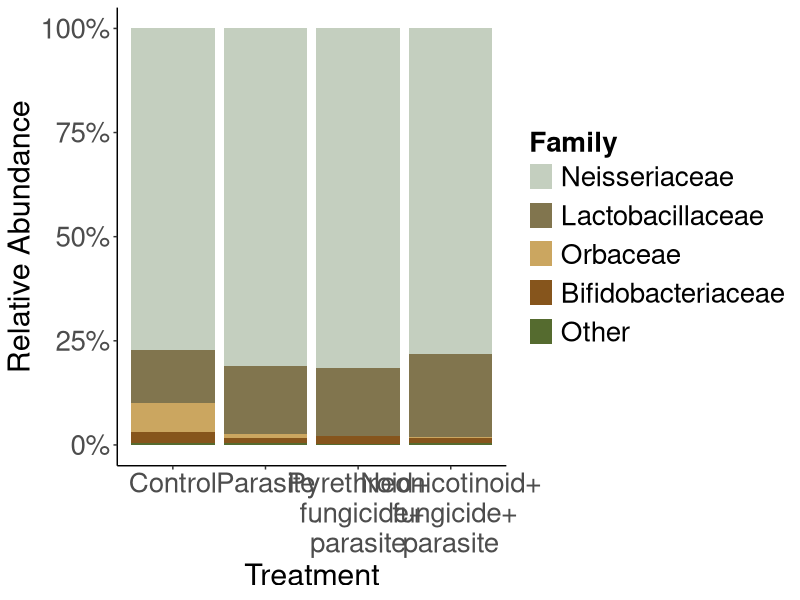

Source code (R):
### ======================================================================= ###
### Title: Bumblebee Microbiome Analysis - Relative abundance

### Description: This script outlies the analysis of alpha diversity used in 
### "Field-relevant stressors alter the bumblebee gut microbial community".
### Date of the last modification: Aug 26th, 2026
### ======================================================================= ###

### Housekeeping

rm(list=ls())

graphics.off()


### Installing packages and loading libraries

cran_packages <- c(
  "readxl",
  "writexl",
  "tidyverse",
  "ggpubr",
  "stringr"
)

for (pkg in cran_packages) {
  if (!requireNamespace(pkg, quietly = TRUE)) {
    install.packages(pkg)
  }
}

library(readxl)
library(writexl)
library(dplyr)
library(tidyr)
library(ggplot2)
library(stringr)


### ======================================================================= ###
### Read in the data:

AllMergedRarefy = read.csv("AllMergedRarefy.csv", row.names = 1, check.names = FALSE)
raw <- AllMergedRarefy

data_t <- as.data.frame(t(raw), stringsAsFactors = FALSE)

### Restore sample IDs
data_t$Row.names <- rownames(data_t)
rownames(data_t) <- NULL

### Move metadata columns to the front
data <- data_t %>%
  select(Row.names, Treatment, Treatment2, everything())

### Convert all taxon columns from character to numeric
taxon_cols <- setdiff(colnames(data), c("Row.names", "Treatment", "Treatment2"))
data[taxon_cols] <- lapply(data[taxon_cols], as.numeric)

### Sanity check
str(data[, 1:6])

### Pivot table
df_long <- data %>%
  pivot_longer(
    cols = -c(Row.names, Treatment, Treatment2),
    names_to = "Taxonomy",
    values_to = "Count"
  )

### Split taxonomy into rank columns
df_long <- df_long %>%
  separate(Taxonomy,
           into = c("Kingdom", "Phylum", "Class", "Order", "Family", "Genus", "Species"),
           sep = ";",
           fill = "right",
           extra = "merge")


### ======================================================================= ###
### 1. Relative abundance ####
### This plot was done at Family level

### Rename unclassified taxa
df_long$Family <- ifelse(df_long$Family == "?" | is.na(df_long$Family),
                        paste0("Unknown_", df_long$Order),
                        df_long$Family)

### Aggregate counts to family level per sample
family_counts <- df_long %>%
  group_by(Row.names, Treatment, Family) %>%
  summarise(Count = sum(Count), .groups = "drop")

### Convert to relative abundance per sample
family_rel <- family_counts %>%
  group_by(Row.names) %>%
  mutate(RelAbund = Count / sum(Count)) %>%
  ungroup()


### ======================================================================= ###
### 1.2 Bar Plot ####

### Identify the top 4 most abundant genera
top_families <- family_rel %>%
  group_by(Family) %>%
  summarise(mean_abund = mean(RelAbund)) %>%
  arrange(desc(mean_abund)) %>%
  slice_head(n = 4) %>%
  pull(Family)

print (top_families)

### Cluster everything else into "Other"
family_rel$Family_grouped <- ifelse(family_rel$Family %in% top_families, family_rel$Family, "Other")

family_order <- c(top_families, "Other")
family_rel$Family_grouped <- factor(family_rel$Family_grouped, levels = family_order)

### Organise treatments
family_rel$Treatment <- factor(family_rel$Treatment,
                              levels = c("Ctrl", "Par", "PFP", "NFP"),
                              labels = c("Control",
                                         "Parasite",
                                         "Pyrethroid+\n fungicide+\nparasite",
                                         "Neonicotinoid+\n fungicide+\nparasite"))

### Summarise mean relative abundance per Treatment x Family group
df_summary <- family_rel %>%
  group_by(Treatment, Family_grouped) %>%
  summarise(RelAbund = sum(RelAbund), .groups = "drop") %>%
  group_by(Treatment) %>%
  mutate(RelAbund = RelAbund / sum(RelAbund))

### Define colours (4 genera + Other)
family_colors <- c(setNames(c("#C4CFBFFF","#81754EFF","#CBA660FF","#86551CFF"), top_families),
                  "Other" = "darkolivegreen")

### Plot stacked bar chart
Family_Rel_Ab = ggplot(df_summary, aes(x = Treatment, y = RelAbund, fill = Family_grouped)) +
  geom_bar(stat = "identity", position = "stack") +
  scale_fill_manual(values = family_colors) +
  scale_y_continuous(labels = scales::percent) +
  labs(
    x = "Treatment",
    y = "Relative Abundance",
    fill = "Family",
  ) +
  theme_classic() +
  theme(
    axis.title = element_text(size = 22),
    axis.text = element_text(size = 20),
    legend.title = element_text(face = "bold", size = 20),
    legend.text = element_text(size = 20),
    legend.key.spacing.y = unit(0.3, "cm"),
    legend.spacing.y = unit(0.3, "cm"),
  )

Family_Rel_Ab

### Save 
ggsave("Family_Rel_Abundance.pdf", plot = Family_Rel_Ab, width = 12, height = 8, dpi = 300)




### ======================================================================= ###
### 2. Counts table (Suppl.material1:table S3) ####
### This table is a summary of the counts per taxa per group (core and non-core).

### Change the name of the data frame
df_long_1 <- df_long

### Verify number of unique taxa
unique(df_long_1$Genus[grepl("Schmidhempelia", df_long_1$Genus)])
unique(df_long_1$Species[grepl("Lactobacillus", df_long_1$Species)])

### Define and group core taxa
df_long_1 <- df_long_1 %>%
  mutate(
    Bacterial_group = case_when(
      Genus %in% c("Snodgrassella", "Candidatus Schmidhempelia", "Gilliamella", "Bombiscardovia") ~ "Core",
      Genus == "Lactobacillus" & Species %in% c("Lactobacillus apis (Firm-5)", 
                                                "Lactobacillus bombi", 
                                                "Lactobacillus bombicola") ~ "Core",
      TRUE ~ "Non_core"
    )
  )

### Summarise average and total counts per Treatment, per taxon
summary_table <- df_long_1 %>%
  group_by(Kingdom, Phylum, Class, Order, Family, Genus, Species, Bacterial_group, Treatment) %>%
  summarise(
    Average_counts_per_Treatment = mean(Count),
    Total_counts_per_Treatment = sum(Count),
    .groups = "drop"
  )

### Review table
head(summary_table)

### Save the table
write.csv(summary_table, "Core_NonCore_table_fromRarefy.csv", row.names = FALSE)

### Count unique taxa count per core and non-core

taxa_counts <- summary_table %>%
  distinct(Kingdom, Phylum, Class, Order, Family, Genus, Species, Bacterial_group) %>%
  count(Bacterial_group, name = "n_unique_taxa")

print(taxa_counts)
